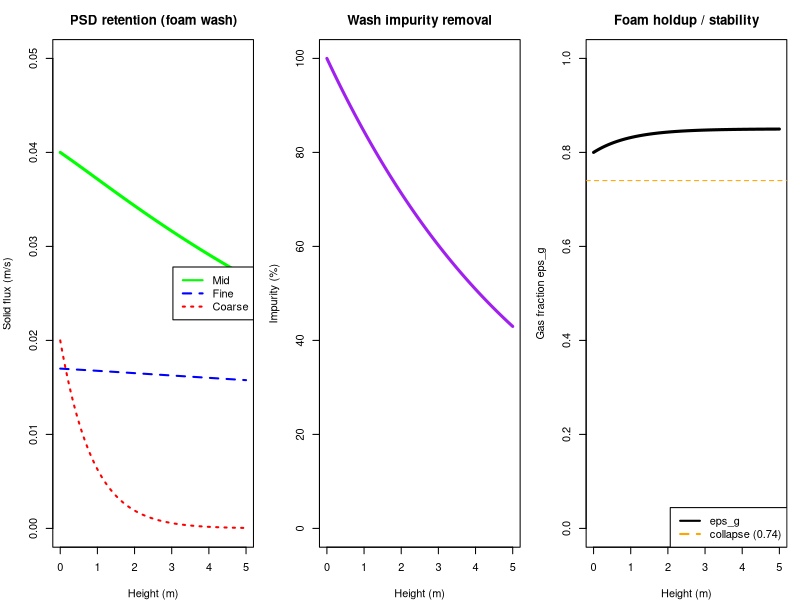

Write R code to recreate this figure.
library(deSolve)

# =====================================================================
# SCRIPT 1: PREFORMED-FOAM WASH COLUMN (PSD retention + impurity wash)
# =====================================================================
# The foam is PREFORMED and PARTICLE-LOADED in an upstream step; this column
# has NO gas sparger of its own. Loaded foam enters at the base, rises as a
# plug, drains (dries) as it goes, and wash liquid added at the top sweeps
# entrained impurity out. The column therefore only RETAINS-vs-LOSES what
# arrives -- there is no in-column attachment and no foam-formation interface.
#
# State marched up height z:
#   Js_fine, Js_mid, Js_crs   attached solid flux per size class [m/s]
#   C_imp                     entrained impurity [%]
#   eps_l                     liquid holdup of the foam [-]
#
# Boundary conditions at z = 0 are the PREFORMED loaded foam (Js_*_in, etc.).
#
# Physics choices (PLACEHOLDER closures, tune later):
#   * Preforming pressure sets the INLET bubble size: d_b ~ (P_ref/P)^(1/3).
#     Smaller bubbles -> tighter Plateau borders (less channeling) but wetter
#     foam (higher drained holdup). Bubble size is treated as constant up the
#     column here (coalescence up the column is a future refinement).
#   * Drainage: eps_l relaxes from the inlet foam wetness toward a drained
#     equilibrium eps_l_eq over a length L_drain (foam dries as it rises).
#   * COLLAPSE / FLOOD: if the foam wetness reaches the packing limit
#     (eps_g <= eps_g_pack) the froth collapses to bubbly liquid. This can be
#     driven by too-wet inlet foam or by a drained equilibrium eps_l_eq that
#     sits above the packing holdup (high preforming pressure ~ 7.8 bar).
#   * COARSE LOSS = two mechanisms: (1) buoyancy-failure / intrinsic
#     detachment k_det (density too high to stay attached) and (2)
#     bubble-collapse loss k_col, gated by foam dryness (coalescence grows as
#     eps_g rises above packing). Fines are buoyant -> both small.
#   * Wash liquid is set by the foam feed's entrained liquid
#     (Jl_wash = wash_ratio * J_foam * eps_l_in) so it scales with feed;
#     channeling from Plateau-border flow maldistribution (Q ~ r^4 => ~4x CV).
# =====================================================================

params <- c(
  H_total = 5.0,

  # --- PREFORMED FOAM FEED (no sparger; foam made upstream) ---
  J_foam   = 0.06,       # superficial foam velocity entering the base [m/s]
  eps_l_in = 0.20,       # liquid holdup of the incoming foam [-] (eps_g = 0.80)
  # inlet solid loading of the preformed foam [m/s] (upstream PSD selectivity)
  Js_fine_in = 0.017, Js_mid_in = 0.040, Js_crs_in = 0.020,
  C_imp_in   = 100,      # inlet entrained impurity [%]

  # --- PREFORMING PRESSURE -> INLET BUBBLE SIZE ---
  P = 150000, P_ref = 150000, d_b_ref = 2.0e-3,

  # --- DRAINAGE (foam dries as it rises) ---
  eps_l_dry_ref = 0.15,  # drained residual holdup at P_ref [-] (eps_g = 0.85)
  L_drain       = 1.0,   # drainage relaxation length [m]
  eps_g_pack    = 0.74,  # packing / collapse (flood) threshold gas fraction

  # --- WASH LIQUID (added at top, correlated to the foam feed) ---
  wash_ratio = 0.5,      # wash-water : entrained-feed-liquid ratio

  # --- PSD LOSS: buoyancy-failure detachment + bubble-collapse ---
  # (1) intrinsic detachment (can't float; density too high) -> coarse worst
  k_det_fine = 0.01, k_det_mid = 0.05, k_det_crs = 1.0,
  # (2) bubble-collapse loss (dumped when films rupture) -> coarse worst
  k_col_fine = 0.05, k_col_mid = 0.30, k_col_crs = 2.0,

  # --- CHANNELING / WASH DISTRIBUTION ---
  k_drainage = 1.5,      # base impurity sweep rate [1/m]
  channel_cv = 0.35      # CV of Plateau-border widths (0 = ideal plug wash)
)

column_model_psd <- function(z, state, parameters) {
  with(as.list(c(state, parameters)), {

    # inlet bubble size from preforming pressure -> foam wetness & channeling
    d_b      <- d_b_ref * (P_ref / P)^(1 / 3)
    eps_l_eq <- eps_l_dry_ref * (d_b_ref / d_b)   # wetter drained foam at high P

    eps_g <- 1 - eps_l

    # foam dries as it rises (drainage relaxation toward equilibrium)
    deps_l <- -(eps_l - eps_l_eq) / L_drain

    # bubble-collapse rate grows as the foam dries past packing
    coalescence <- max(0, eps_g - eps_g_pack)

    # size loss: buoyancy-failure detachment + collapse dumping
    dJs_fine <- -Js_fine * (k_det_fine + k_col_fine * coalescence)
    dJs_mid  <- -Js_mid  * (k_det_mid  + k_col_mid  * coalescence)
    dJs_crs  <- -Js_crs  * (k_det_crs  + k_col_crs  * coalescence)

    # washing: swept by wash liquid, penalized by Plateau-border channeling
    flow_cv         <- 4 * channel_cv * (d_b / d_b_ref)
    Wash_Efficiency <- 1 / (1 + flow_cv^2)
    wash_strength   <- wash_ratio / (wash_ratio + 1)   # = Jl_wash/(Jl_wash+Jl_in)
    dCimp <- -k_drainage * Wash_Efficiency * wash_strength * C_imp

    list(c(dJs_fine, dJs_mid, dJs_crs, dCimp, deps_l))
  })
}

# --- helpers ---------------------------------------------------------------
d_b_of_P    <- function(p) p[["d_b_ref"]] * (p[["P_ref"]] / p[["P"]])^(1/3)
epsleq_of_P <- function(p) p[["eps_l_dry_ref"]] * (p[["d_b_ref"]] / d_b_of_P(p))
# foam collapses if the inlet OR the drained-equilibrium holdup can't pack
is_flooded  <- function(p) {
  thr <- 1 - p[["eps_g_pack"]]
  (p[["eps_l_in"]] >= thr) || (epsleq_of_P(p) >= thr)
}

solve_column <- function(p) {
  state_init <- c(Js_fine = p[["Js_fine_in"]], Js_mid = p[["Js_mid_in"]],
                  Js_crs = p[["Js_crs_in"]], C_imp = p[["C_imp_in"]],
                  eps_l = p[["eps_l_in"]])
  z_seq <- seq(0, p[["H_total"]], by = 0.02)
  as.data.frame(ode(y = state_init, times = z_seq,
                    func = column_model_psd, parms = p))
}

# --- solve + report --------------------------------------------------------
out_psd <- solve_column(params)
names(out_psd)[1] <- "z"
out_psd$eps_g <- 1 - out_psd$eps_l

U_int <- params[["J_foam"]] / (1 - params[["eps_l_in"]])   # interstitial rise [m/s]
cat(sprintf("Inlet bubble size d_b   = %.0f um\n", d_b_of_P(params) * 1e6))
cat(sprintf("Foam rise (interstitial)= %.3f m/s  -> residence %.1f s over %.1f m\n",
            U_int, params[["H_total"]] / U_int, params[["H_total"]]))
cat(sprintf("Drained holdup eps_l_eq = %.3f  (collapse if >= %.2f)\n",
            epsleq_of_P(params), 1 - params[["eps_g_pack"]]))
cat(sprintf("Foam collapses/floods?  = %s\n", ifelse(is_flooded(params), "YES", "no")))
top <- out_psd[nrow(out_psd), ]; ini <- out_psd[1, ]
cat("Recovery (retained fraction of what entered):\n")
cat(sprintf("  fine=%.1f%%  mid=%.1f%%  coarse=%.1f%%  | impurity %.0f%% -> %.1f%%\n",
            100*top$Js_fine/ini$Js_fine, 100*top$Js_mid/ini$Js_mid,
            100*top$Js_crs/ini$Js_crs, ini$C_imp, top$C_imp))

# =====================================================================
# PLOTS
# =====================================================================
par(mfrow = c(1, 3), mar = c(4, 4, 3, 1))

# 1. PSD retention up the column
plot(out_psd$z, out_psd$Js_mid, type = "l", col = "green", lwd = 3, ylim = c(0, 0.05),
     ylab = "Solid flux (m/s)", xlab = "Height (m)", main = "PSD retention (foam wash)")
lines(out_psd$z, out_psd$Js_fine, col = "blue", lwd = 2, lty = 2)
lines(out_psd$z, out_psd$Js_crs,  col = "red",  lwd = 2, lty = 3)
legend("right", legend = c("Mid", "Fine", "Coarse"),
       col = c("green", "blue", "red"), lty = c(1, 2, 3), lwd = 2)

# 2. Wash impurity removal
plot(out_psd$z, out_psd$C_imp, type = "l", col = "purple", lwd = 3, ylim = c(0, 100),
     ylab = "Impurity (%)", xlab = "Height (m)", main = "Wash impurity removal")

# 3. Foam holdup / stability
plot(out_psd$z, out_psd$eps_g, type = "l", col = "black", lwd = 3, ylim = c(0, 1),
     ylab = "Gas fraction eps_g", xlab = "Height (m)", main = "Foam holdup / stability")
abline(h = params[["eps_g_pack"]], col = "orange", lty = 2)
legend("bottomright", legend = c("eps_g", "collapse (0.74)"),
       col = c("black", "orange"), lty = c(1, 2), lwd = 2)
